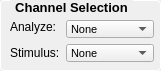
             <widget class="QGroupBox" name="groupBox_2">
              <property name="sizePolicy">
               <sizepolicy hsizetype="Fixed" vsizetype="Fixed">
                <horstretch>0</horstretch>
                <verstretch>0</verstretch>
               </sizepolicy>
              </property>
              <property name="minimumSize">
               <size>
                <width>161</width>
                <height>71</height>
               </size>
              </property>
              <property name="maximumSize">
               <size>
                <width>161</width>
                <height>71</height>
               </size>
              </property>
              <property name="font">
               <font>
                <pointsize>10</pointsize>
                <bold>true</bold>
               </font>
              </property>
              <property name="styleSheet">
               <string notr="true">QGroupBox {
            border: 1px solid #ffffff;
            border-radius: 4px;
            margin-top: 0.5em;
            padding-top: 0.5em;
        }

        QGroupBox::title {
            subcontrol-origin: margin;
            left: 10px;
            padding: 0 3px 0 3px;
        }</string>
              </property>
              <property name="title">
               <string>Channel Selection</string>
              </property>
              <widget class="QWidget" name="layoutWidget">
               <property name="geometry">
                <rect>
                 <x>10</x>
                 <y>20</y>
                 <width>144</width>
                 <height>44</height>
                </rect>
               </property>
               <layout class="QFormLayout" name="formLayout">
                <item row="0" column="0">
                 <widget class="QLabel" name="AnalyzeLabel">
                  <property name="sizePolicy">
                   <sizepolicy hsizetype="Fixed" vsizetype="Fixed">
                    <horstretch>0</horstretch>
                    <verstretch>0</verstretch>
                   </sizepolicy>
                  </property>
                  <property name="maximumSize">
                   <size>
                    <width>60</width>
                    <height>16777215</height>
                   </size>
                  </property>
                  <property name="font">
                   <font>
                    <pointsize>9</pointsize>
                    <bold>false</bold>
                   </font>
                  </property>
                  <property name="text">
                   <string>Analyze:</string>
                  </property>
                 </widget>
                </item>
                <item row="0" column="1">
                 <widget class="QComboBox" name="AnalyzeChanSelect">
                  <property name="sizePolicy">
                   <sizepolicy hsizetype="Fixed" vsizetype="Fixed">
                    <horstretch>0</horstretch>
                    <verstretch>0</verstretch>
                   </sizepolicy>
                  </property>
                  <property name="minimumSize">
                   <size>
                    <width>88</width>
                    <height>16</height>
                   </size>
                  </property>
                  <property name="maximumSize">
                   <size>
                    <width>225</width>
                    <height>18</height>
                   </size>
                  </property>
                  <property name="font">
                   <font>
                    <pointsize>8</pointsize>
                   </font>
                  </property>
                  <property name="styleSheet">
                   <string notr="true"/>
                  </property>
                  <item>
                   <property name="text">
                    <string>None</string>
                   </property>
                  </item>
                 </widget>
                </item>
                <item row="1" column="0">
                 <widget class="QLabel" name="StimChanSelectLabel">
                  <property name="sizePolicy">
                   <sizepolicy hsizetype="Fixed" vsizetype="Preferred">
                    <horstretch>0</horstretch>
                    <verstretch>0</verstretch>
                   </sizepolicy>
                  </property>
                  <property name="maximumSize">
                   <size>
                    <width>65</width>
                    <height>16777215</height>
                   </size>
                  </property>
                  <property name="font">
                   <font>
                    <pointsize>9</pointsize>
                    <bold>false</bold>
                   </font>
                  </property>
                  <property name="text">
                   <string>Stimulus:</string>
                  </property>
                 </widget>
                </item>
                <item row="1" column="1">
                 <widget class="QComboBox" name="StimChanSelect">
                  <property name="sizePolicy">
                   <sizepolicy hsizetype="Fixed" vsizetype="Fixed">
                    <horstretch>0</horstretch>
                    <verstretch>0</verstretch>
                   </sizepolicy>
                  </property>
                  <property name="minimumSize">
                   <size>
                    <width>88</width>
                    <height>0</height>
                   </size>
                  </property>
                  <property name="maximumSize">
                   <size>
                    <width>225</width>
                    <height>18</height>
                   </size>
                  </property>
                  <property name="font">
                   <font>
                    <pointsize>8</pointsize>
                   </font>
                  </property>
                  <item>
                   <property name="text">
                    <string>None</string>
                   </property>
                  </item>
                 </widget>
                </item>
               </layout>
              </widget>
             </widget>
